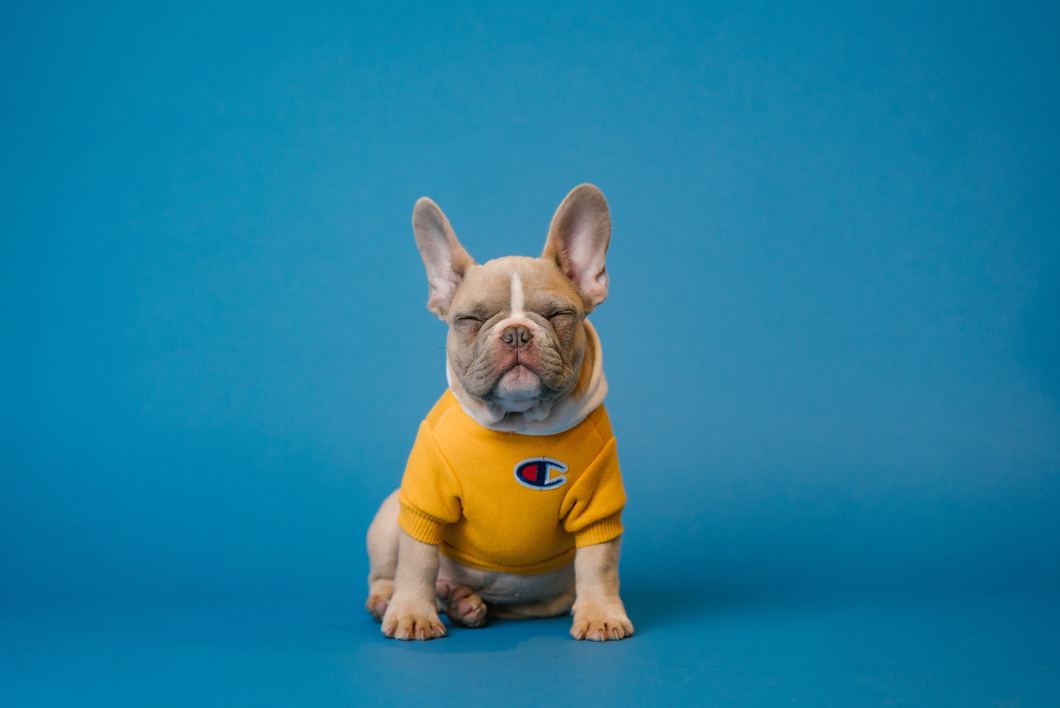
#> input picture basics/dog-one.jpg, 4240 x 2832 px (shown at 1/4 size)
$ python imageManipulation.py
#> lines starting #> are read from the running program, lines starting #| are printed output that depends on the picture; after the words box and inside, x2 and y2 are one past the last pixel; in counts of white or black regions, pixels touching at a corner belong together
import cv2 as cv

def rescaleFrame(frame, scale=0.25):
#> called with scale = 0.25
    width = int(frame.shape[1] * scale)
#> width = 1060
    height = int(frame.shape[0] * scale)
#> height = 708
    dimensions = (width, height)
#> dimensions = (1060, 708)

    return cv.resize(frame, dimensions, interpolation=cv.INTER_AREA)
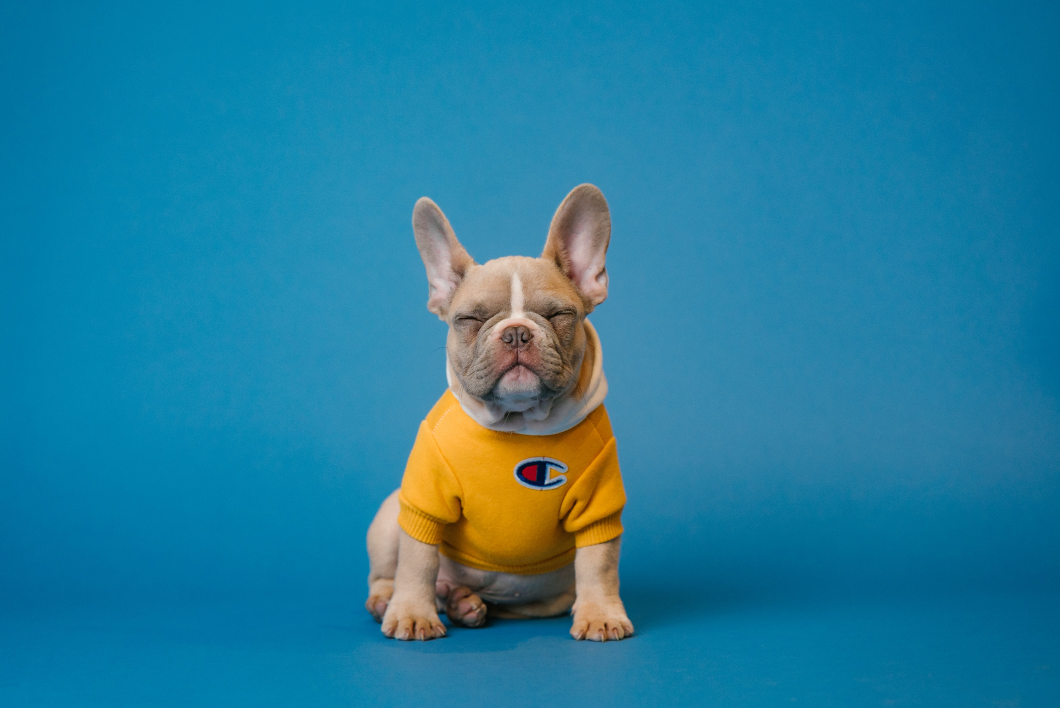
#> returned value: shape (708, 1060, 3); mean of channels 0, 1, 2 156.8, 125.3, 34; drawn as B, G, R

img = rescaleFrame(cv.imread('dog-one.jpg'))

# Converting an image to greyscale
gray = cv.cvtColor(img, cv.COLOR_BGR2GRAY)
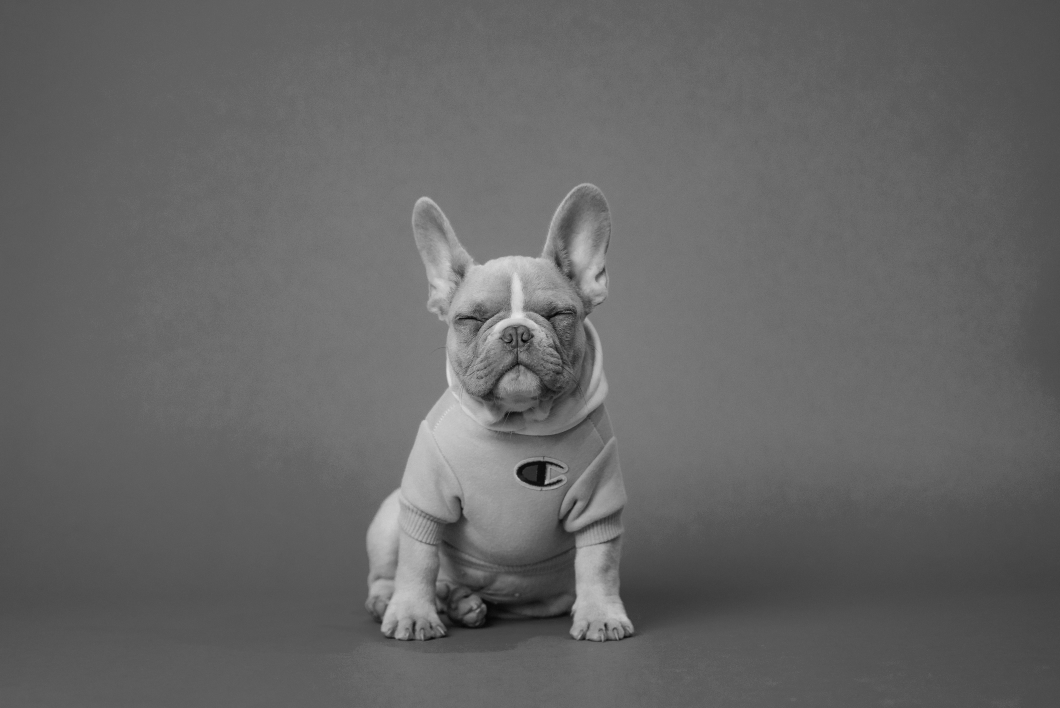
#> gray: shape (708, 1060); min 4, max 231, mean 101.6
cv.imshow('Small Dog',gray)

# Blurring the image
#by increasing the kernel size (3,3) you increase the blur, it must be odd
blur = cv.GaussianBlur(img, (3,3), cv.BORDER_DEFAULT)
cv.imshow('Blur', blur)

# Edge Cascade
canny = cv.Canny(img, 125, 175)
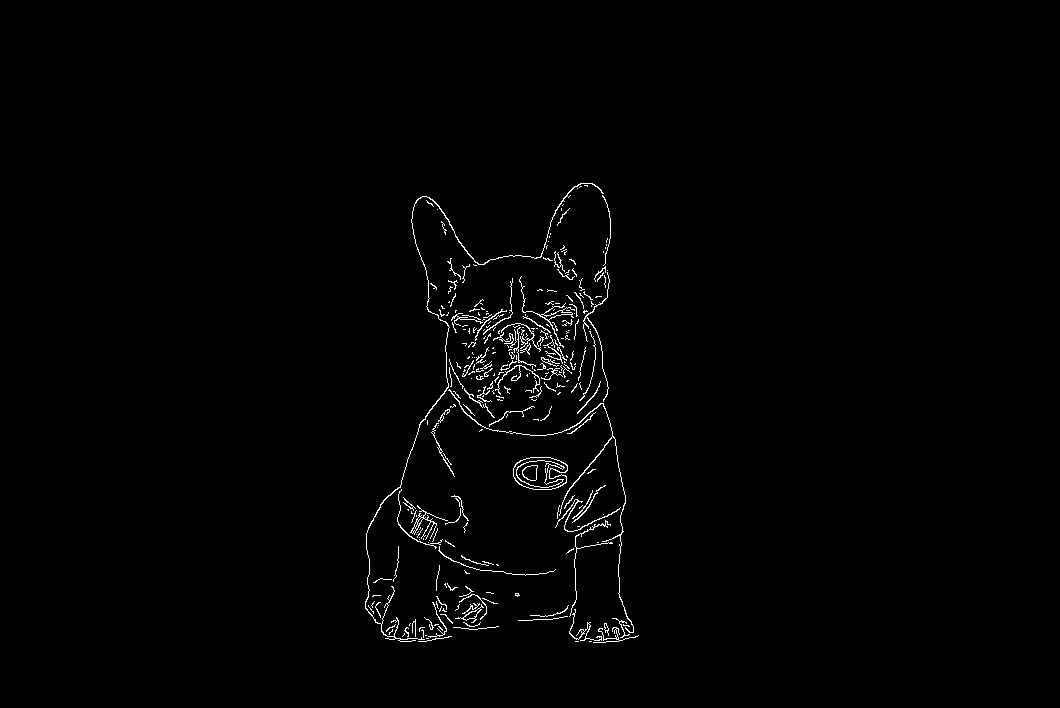
#> canny: shape (708, 1060); 1.1% white in thin lines or dots, all inside (x1, y1, x2, y2) = (365, 183, 639, 643)
cv.imshow("Canny", canny)

# Dilating the image, opposite of eroding
dilated = cv.dilate(canny, (3,3), iterations=5)
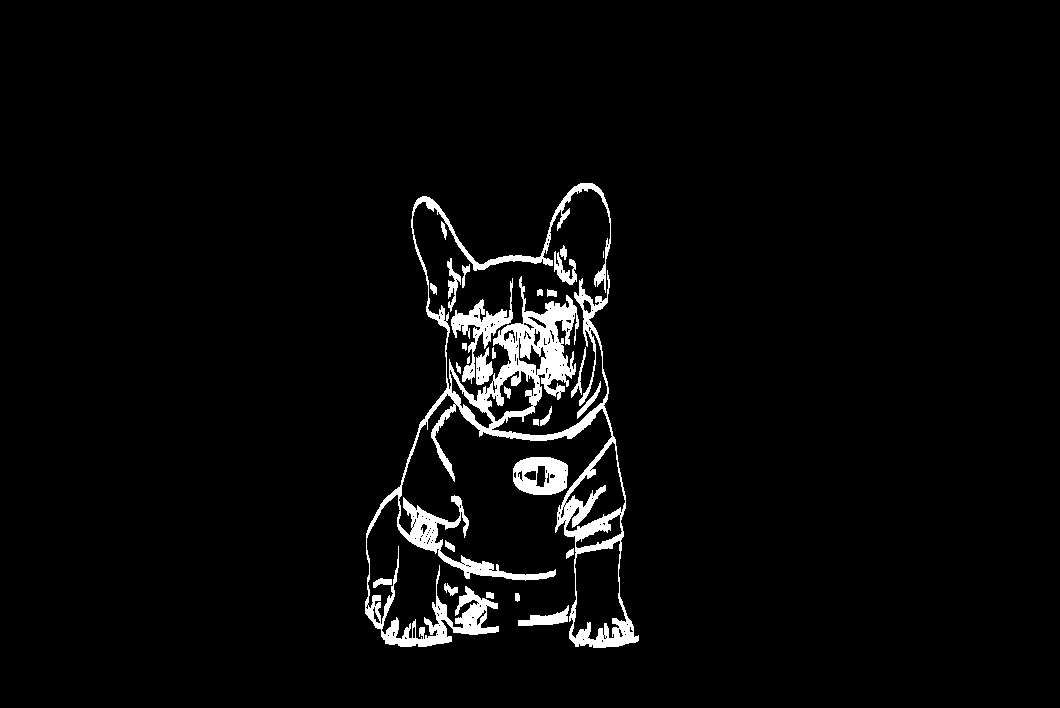
#> dilated: shape (708, 1060); 3.6% white; 29 white regions (1 under 20 px), largest, box (x1, y1, x2, y2) and area: (365, 183, 639, 648) 21205, (451, 278, 513, 384) 1563, (513, 457, 568, 495) 1497
cv.imshow('Dilated', dilated)

# Eroding the image, opposite of Dilating
eroded = cv.erode(dilated, (3,3), iterations=5)
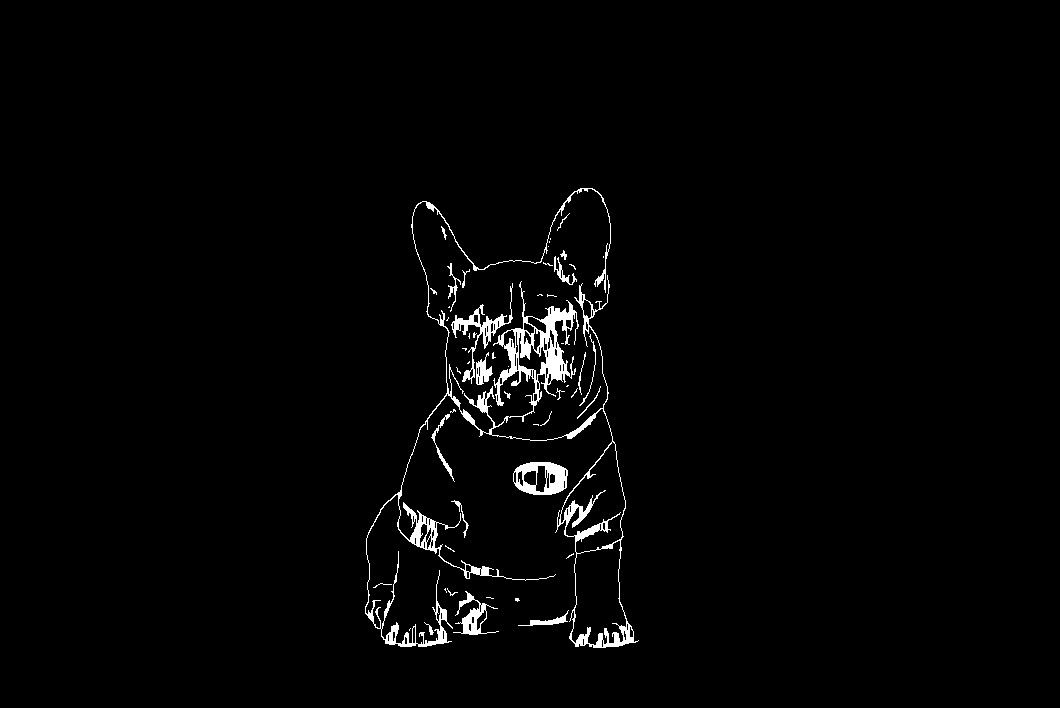
#> eroded: shape (708, 1060); 1.9% white; 52 white regions (29 under 20 px), largest, box (x1, y1, x2, y2) and area: (365, 188, 639, 648) 9574, (513, 462, 568, 495) 1027, (451, 283, 513, 384) 908
cv.imshow('Eroded', eroded)

# Resize - without a custom function
resized = cv.resize(img, (500,500), interpolation=cv.INTER_AREA)
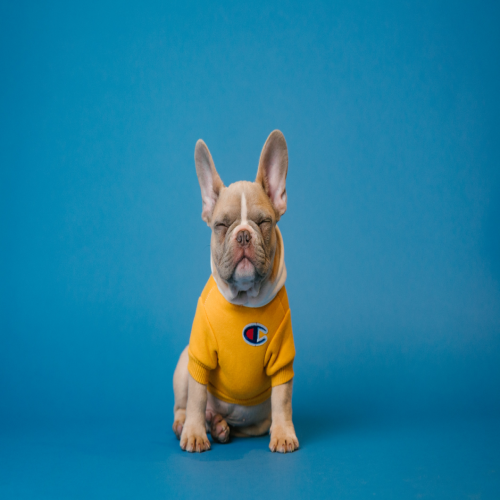
#> resized: shape (500, 500, 3); mean of channels 0, 1, 2 156.8, 125.3, 34; drawn as B, G, R
#other interpolations for expanding include:
#cv.INTER_LINEAR and cv.INTER_CUBIC
cv.imshow('Resized', resized)

# Cropping
cropped = img[50:200, 200:400]
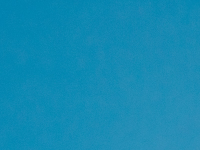
#> cropped: shape (150, 200, 3); mean of channels 0, 1, 2 179.3, 139, 19.4; drawn as B, G, R
cv.imshow('Cropped', cropped)

cv.waitKey(0)
